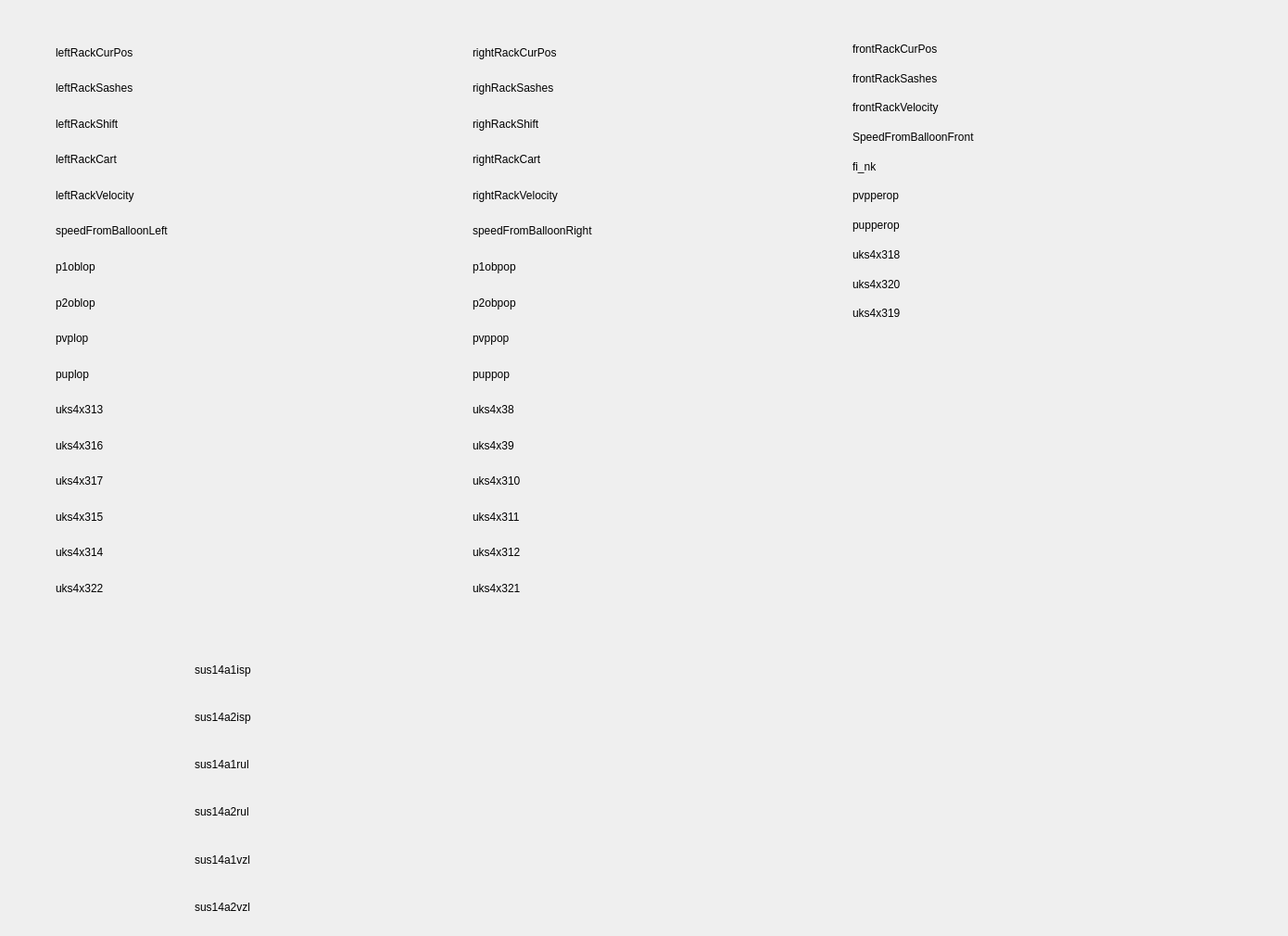
      <widget class="QWidget" name="landinggear_tab">
       <property name="sizePolicy">
        <sizepolicy hsizetype="Fixed" vsizetype="Fixed">
         <horstretch>0</horstretch>
         <verstretch>0</verstretch>
        </sizepolicy>
       </property>
       <attribute name="title">
        <string>Шасси</string>
       </attribute>
       <widget class="QWidget" name="gridLayoutWidget">
        <property name="geometry">
         <rect>
          <x>60</x>
          <y>40</y>
          <width>451</width>
          <height>611</height>
         </rect>
        </property>
        <layout class="QGridLayout" name="leftRack">
         <item row="14" column="0">
          <widget class="QLabel" name="uks4x314">
           <property name="text">
            <string>uks4x314</string>
           </property>
          </widget>
         </item>
         <item row="6" column="0">
          <widget class="QLabel" name="p1oblop">
           <property name="text">
            <string>p1oblop</string>
           </property>
          </widget>
         </item>
         <item row="11" column="0">
          <widget class="QLabel" name="uks4x316">
           <property name="text">
            <string>uks4x316</string>
           </property>
          </widget>
         </item>
         <item row="0" column="0">
          <widget class="QLabel" name="leftRackCurPos">
           <property name="text">
            <string>leftRackCurPos</string>
           </property>
          </widget>
         </item>
         <item row="7" column="0">
          <widget class="QLabel" name="p2oblop">
           <property name="text">
            <string>p2oblop</string>
           </property>
          </widget>
         </item>
         <item row="8" column="0">
          <widget class="QLabel" name="pvplop">
           <property name="text">
            <string>pvplop</string>
           </property>
          </widget>
         </item>
         <item row="13" column="0">
          <widget class="QLabel" name="uks4x315">
           <property name="text">
            <string>uks4x315</string>
           </property>
          </widget>
         </item>
         <item row="4" column="0">
          <widget class="QLabel" name="leftRackVelocity">
           <property name="text">
            <string>leftRackVelocity</string>
           </property>
          </widget>
         </item>
         <item row="3" column="0">
          <widget class="QLabel" name="leftRackCart">
           <property name="text">
            <string>leftRackCart</string>
           </property>
          </widget>
         </item>
         <item row="9" column="0">
          <widget class="QLabel" name="puplop">
           <property name="text">
            <string>puplop</string>
           </property>
          </widget>
         </item>
         <item row="2" column="0">
          <widget class="QLabel" name="leftRackShift">
           <property name="text">
            <string>leftRackShift</string>
           </property>
          </widget>
         </item>
         <item row="1" column="0">
          <widget class="QLabel" name="leftRackSashes">
           <property name="text">
            <string>leftRackSashes</string>
           </property>
          </widget>
         </item>
         <item row="5" column="0">
          <widget class="QLabel" name="speedFromBalloonLeft">
           <property name="text">
            <string>speedFromBalloonLeft</string>
           </property>
          </widget>
         </item>
         <item row="10" column="0">
          <widget class="QLabel" name="uks4x313">
           <property name="text">
            <string>uks4x313</string>
           </property>
          </widget>
         </item>
         <item row="12" column="0">
          <widget class="QLabel" name="uks4x317">
           <property name="text">
            <string>uks4x317</string>
           </property>
          </widget>
         </item>
         <item row="15" column="0">
          <widget class="QLabel" name="uks4x322">
           <property name="text">
            <string>uks4x322</string>
           </property>
          </widget>
         </item>
        </layout>
       </widget>
       <widget class="QWidget" name="gridLayoutWidget_2">
        <property name="geometry">
         <rect>
          <x>510</x>
          <y>40</y>
          <width>411</width>
          <height>611</height>
         </rect>
        </property>
        <layout class="QGridLayout" name="rightRack">
         <item row="12" column="0">
          <widget class="QLabel" name="uks4x310">
           <property name="text">
            <string>uks4x310</string>
           </property>
          </widget>
         </item>
         <item row="14" column="0">
          <widget class="QLabel" name="uks4x312">
           <property name="text">
            <string>uks4x312</string>
           </property>
          </widget>
         </item>
         <item row="11" column="0">
          <widget class="QLabel" name="uks4x39">
           <property name="text">
            <string>uks4x39</string>
           </property>
          </widget>
         </item>
         <item row="2" column="0">
          <widget class="QLabel" name="rightRackShift">
           <property name="text">
            <string>righRackShift</string>
           </property>
          </widget>
         </item>
         <item row="4" column="0">
          <widget class="QLabel" name="rightRackVelocity">
           <property name="text">
            <string>rightRackVelocity</string>
           </property>
          </widget>
         </item>
         <item row="6" column="0">
          <widget class="QLabel" name="p1obpop">
           <property name="text">
            <string>p1obpop</string>
           </property>
          </widget>
         </item>
         <item row="8" column="0">
          <widget class="QLabel" name="pvppop">
           <property name="text">
            <string>pvppop</string>
           </property>
          </widget>
         </item>
         <item row="3" column="0">
          <widget class="QLabel" name="righRackCart">
           <property name="text">
            <string>rightRackCart</string>
           </property>
          </widget>
         </item>
         <item row="10" column="0">
          <widget class="QLabel" name="uks4x38">
           <property name="text">
            <string>uks4x38</string>
           </property>
          </widget>
         </item>
         <item row="0" column="0">
          <widget class="QLabel" name="rightRackCurPos">
           <property name="text">
            <string>rightRackCurPos</string>
           </property>
          </widget>
         </item>
         <item row="5" column="0">
          <widget class="QLabel" name="speedFromBalloonRight">
           <property name="text">
            <string>speedFromBalloonRight</string>
           </property>
          </widget>
         </item>
         <item row="7" column="0">
          <widget class="QLabel" name="p2obpop">
           <property name="text">
            <string>p2obpop</string>
           </property>
          </widget>
         </item>
         <item row="13" column="0">
          <widget class="QLabel" name="uks4x311">
           <property name="text">
            <string>uks4x311</string>
           </property>
          </widget>
         </item>
         <item row="1" column="0">
          <widget class="QLabel" name="rightRackSashes">
           <property name="text">
            <string>righRackSashes</string>
           </property>
          </widget>
         </item>
         <item row="9" column="0">
          <widget class="QLabel" name="puppop">
           <property name="text">
            <string>puppop</string>
           </property>
          </widget>
         </item>
         <item row="15" column="0">
          <widget class="QLabel" name="uks4x321">
           <property name="text">
            <string>uks4x321</string>
           </property>
          </widget>
         </item>
        </layout>
       </widget>
       <widget class="QWidget" name="gridLayoutWidget_3">
        <property name="geometry">
         <rect>
          <x>920</x>
          <y>40</y>
          <width>461</width>
          <height>311</height>
         </rect>
        </property>
        <layout class="QGridLayout" name="frontRack">
         <item row="2" column="0">
          <widget class="QLabel" name="frontRackVelocity">
           <property name="text">
            <string>frontRackVelocity</string>
           </property>
          </widget>
         </item>
         <item row="5" column="0">
          <widget class="QLabel" name="pvpperop">
           <property name="text">
            <string>pvpperop</string>
           </property>
          </widget>
         </item>
         <item row="7" column="0">
          <widget class="QLabel" name="uks4x318">
           <property name="text">
            <string>uks4x318</string>
           </property>
          </widget>
         </item>
         <item row="3" column="0">
          <widget class="QLabel" name="speedFromBallonFront">
           <property name="text">
            <string>SpeedFromBalloonFront</string>
           </property>
          </widget>
         </item>
         <item row="4" column="0">
          <widget class="QLabel" name="fi_nk">
           <property name="text">
            <string>fi_nk</string>
           </property>
          </widget>
         </item>
         <item row="1" column="0">
          <widget class="QLabel" name="frontRackSashes">
           <property name="text">
            <string>frontRackSashes</string>
           </property>
          </widget>
         </item>
         <item row="6" column="0">
          <widget class="QLabel" name="pupperop">
           <property name="text">
            <string>pupperop</string>
           </property>
          </widget>
         </item>
         <item row="8" column="0">
          <widget class="QLabel" name="uks4x320">
           <property name="text">
            <string>uks4x320</string>
           </property>
          </widget>
         </item>
         <item row="0" column="0">
          <widget class="QLabel" name="frontRackCurPos">
           <property name="text">
            <string>frontRackCurPos</string>
           </property>
          </widget>
         </item>
         <item row="9" column="0">
          <widget class="QLabel" name="uks4x319">
           <property name="text">
            <string>uks4x319</string>
           </property>
          </widget>
         </item>
        </layout>
       </widget>
       <widget class="QWidget" name="gridLayoutWidget_4">
        <property name="geometry">
         <rect>
          <x>210</x>
          <y>700</y>
          <width>561</width>
          <height>301</height>
         </rect>
        </property>
        <layout class="QGridLayout" name="gridLayout_4">
         <item row="3" column="0">
          <widget class="QLabel" name="sus14a2rul">
           <property name="text">
            <string>sus14a2rul</string>
           </property>
          </widget>
         </item>
         <item row="4" column="0">
          <widget class="QLabel" name="sus14a1vzl">
           <property name="text">
            <string>sus14a1vzl</string>
           </property>
          </widget>
         </item>
         <item row="1" column="0">
          <widget class="QLabel" name="sus14a2isp">
           <property name="text">
            <string>sus14a2isp</string>
           </property>
          </widget>
         </item>
         <item row="2" column="0">
          <widget class="QLabel" name="sus14a1rul">
           <property name="text">
            <string>sus14a1rul</string>
           </property>
          </widget>
         </item>
         <item row="0" column="0">
          <widget class="QLabel" name="sus14a1isp">
           <property name="text">
            <string>sus14a1isp</string>
           </property>
          </widget>
         </item>
         <item row="5" column="0">
          <widget class="QLabel" name="sus14a2vzl">
           <property name="text">
            <string>sus14a2vzl</string>
           </property>
          </widget>
         </item>
        </layout>
       </widget>
      </widget>
